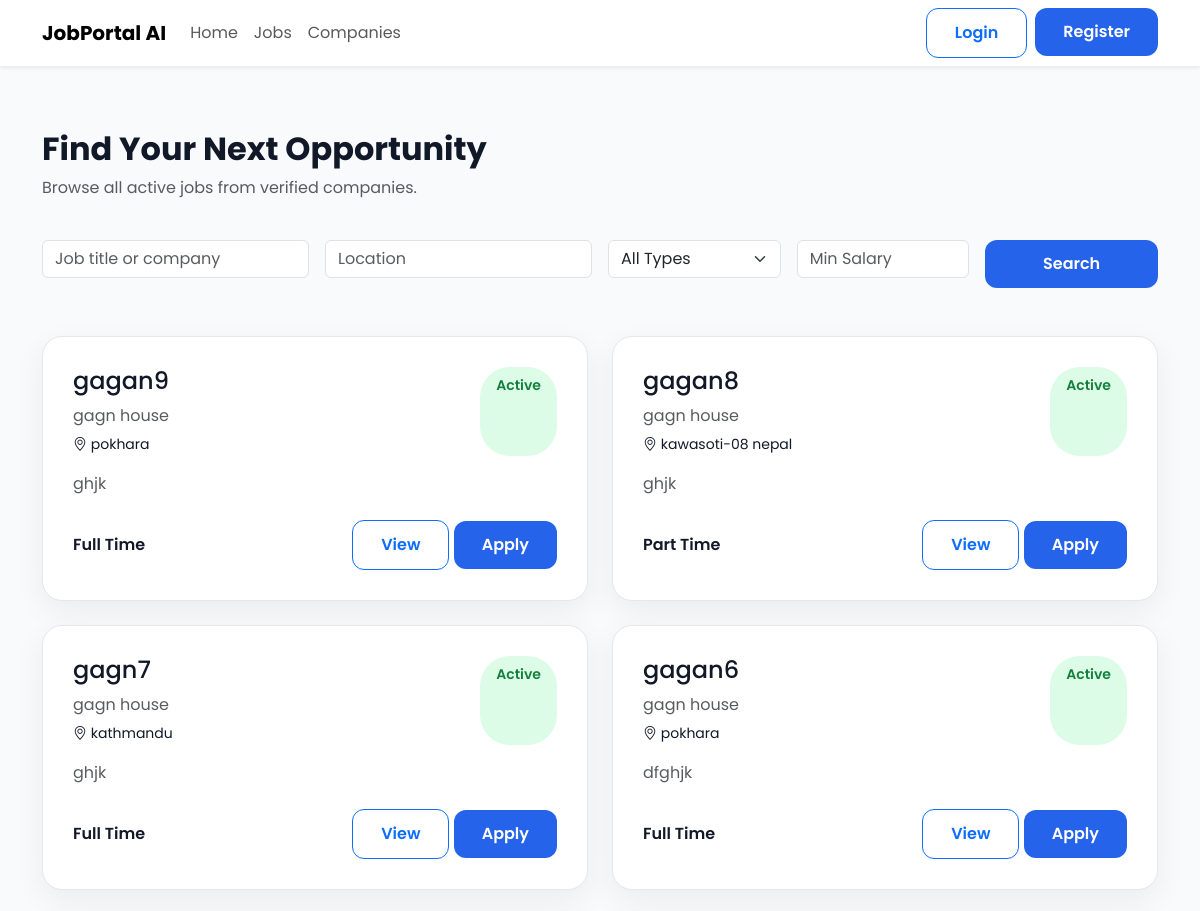
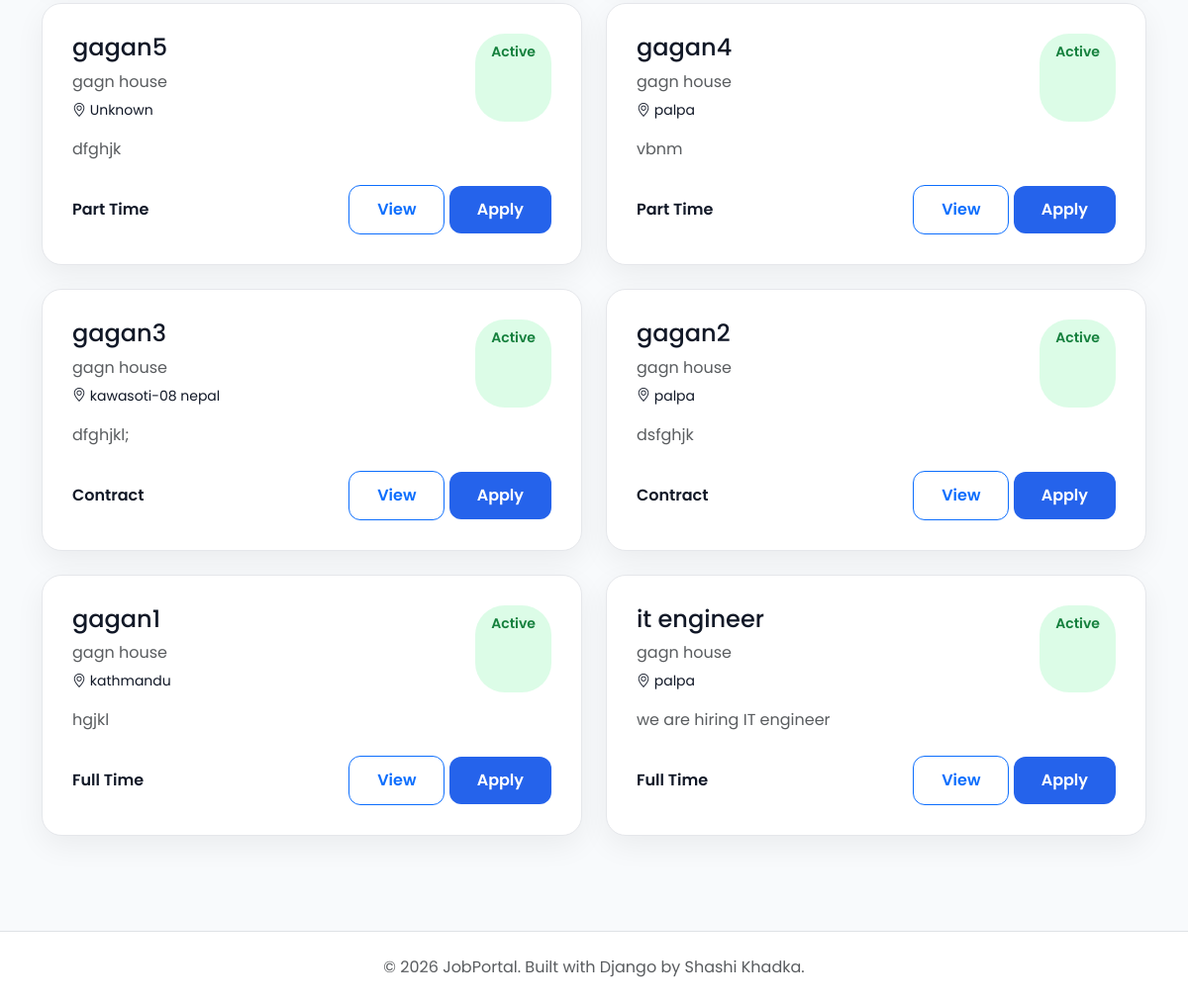
The page /jobs/ on the database as committed earlier (2 pictures, top to bottom).
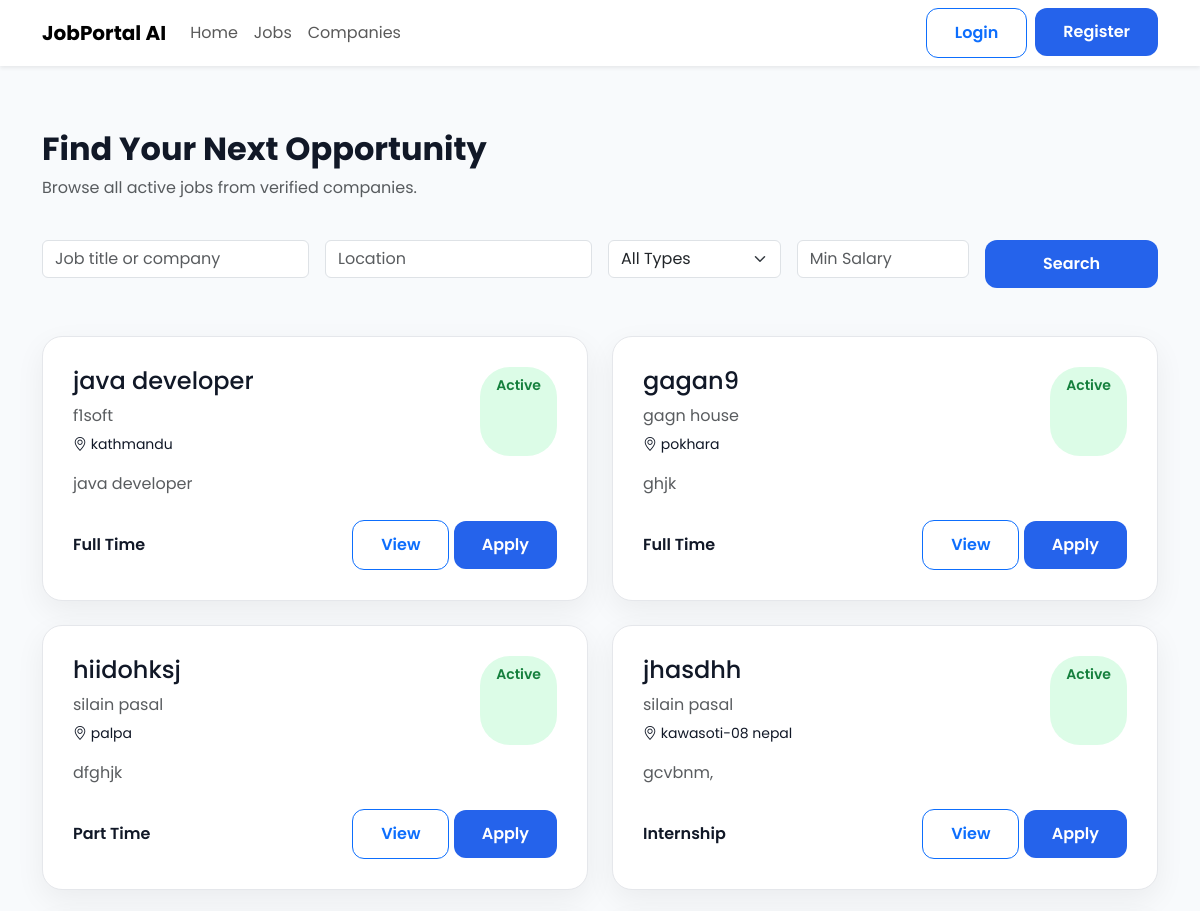
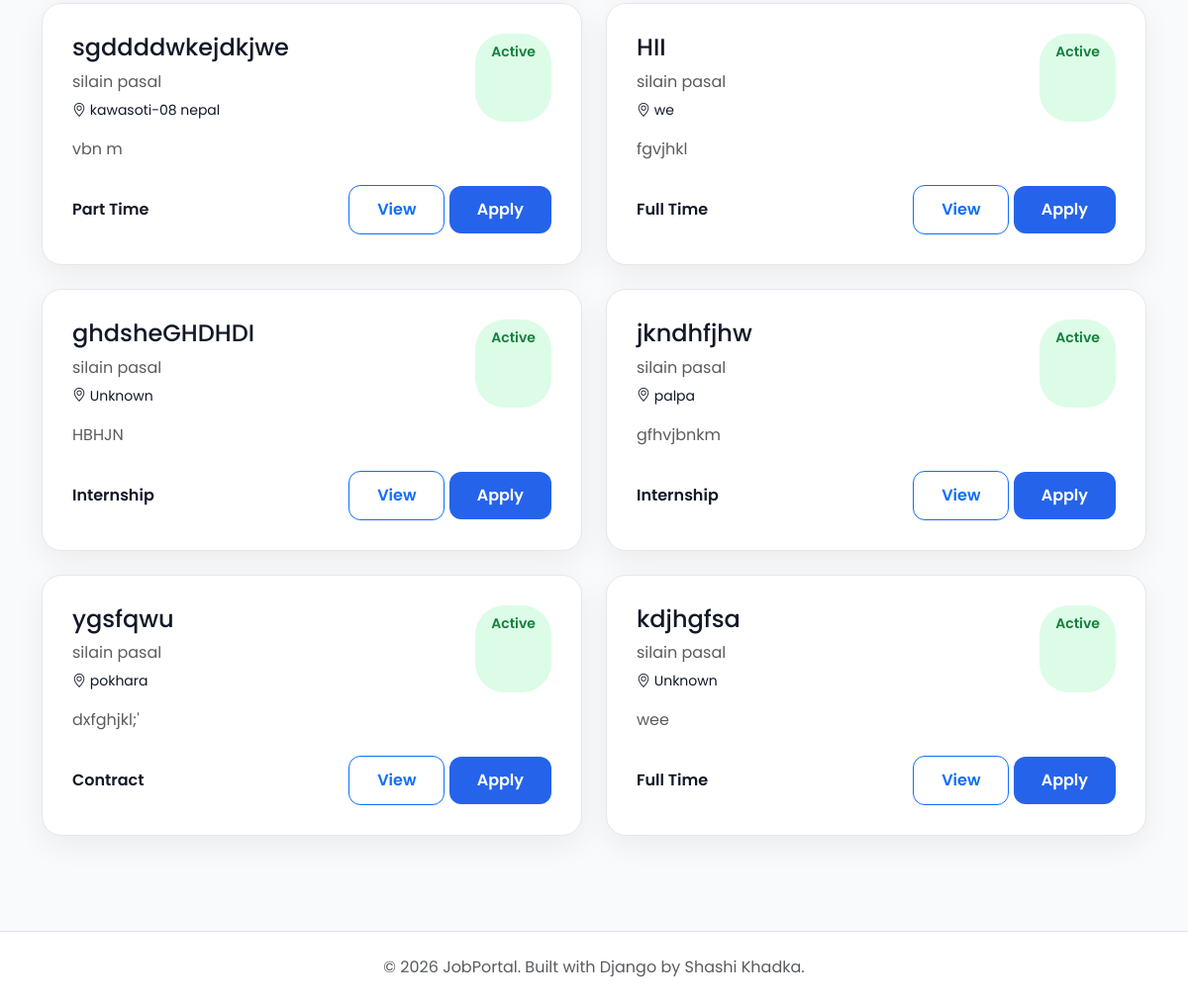
The same page on the database as committed later (2 pictures, top to bottom).
### jobs/models.py (models this page shows, shortened)
class Job(models.Model):
    class EmploymentType(models.TextChoices):
        FULL_TIME = "Full Time"
        PART_TIME = "Part Time"
        INTERNSHIP = "Internship"
        CONTRACT = "Contract"
    class ExperienceLevel(models.TextChoices):
        ENTRY =  "Entry Level"
        MID =  "Mid Level"
        SENIOR = "Senior Level"
    company = models.ForeignKey(Company,on_delete=models.CASCADE,related_name="jobs")
    title = models.CharField(max_length=200)
    slug = models.SlugField(unique=True,blank=True)
    description = models.TextField()
    location = models.CharField(max_length=150)
    employment_type = models.CharField(max_length=20,choices=EmploymentType.choices)
    experience_level = models.CharField( max_length=20, choices=ExperienceLevel.choices )
    salary_min = models.PositiveIntegerField()
    salary_max = models.PositiveIntegerField()
    vacancies = models.PositiveIntegerField(default=1)
    deadline = models.DateField()
    is_active = models.BooleanField(default=True)
    created_at = models.DateTimeField(auto_now_add=True)
    updated_at = models.DateTimeField(auto_now=True)

### companies/models.py (models this page shows, shortened)
class Company(models.Model):
    owner = models.OneToOneField(settings.AUTH_USER_MODEL,on_delete=models.CASCADE,related_name="company")
    company_name = models.CharField(max_length=200)
    slug = models.SlugField(unique=True, blank=True)
    logo = models.ImageField( upload_to="company_logos/", blank=True, null=True)
    description = models.TextField()
    website = models.URLField(blank=True)
    email = models.EmailField()
    phone = models.CharField(max_length=20)
    address = models.TextField()
    location = models.CharField(max_length=255)
    city = models.CharField(max_length=100)
    country = models.CharField(max_length=100)
    established_date = models.DateField()
    employee_count = models.PositiveIntegerField()
    created_at = models.DateTimeField(auto_now_add=True)
    updated_at = models.DateTimeField(auto_now=True)

### landingpage/views.py (the view)
# urls.py: path("jobs/", PublicJobListView.as_view(), name="job-list"),
class PublicJobListView(ListView):
    model = Job
    template_name = "jobs/public_job_list.html"
    context_object_name = "jobs"
    paginate_by = 10
    def get_queryset(self):
        queryset = Job.objects.filter(is_active=True)
        keyword = self.request.GET.get("keyword")
        location = self.request.GET.get("location")
        if keyword:
            queryset = queryset.filter(title__icontains=keyword)
        if location:
            queryset = queryset.filter(location__icontains=location)
        return queryset.order_by("-created_at")

### templates/jobs/public_job_list.html (shortened to what this page needs)
{% extends "public_base.html" %}
{% block content %}
<div class="container py-5">
    <div class="row mb-4">
        <div class="col-lg-8">
            <h2 class="fw-bold">
                Find Your Next Opportunity
            </h2>
            <p class="text-muted">
                Browse all active jobs from verified companies.
            </p>
        </div>
    </div>
    <form method="GET" class="row g-3 mb-5">
        <div class="col-md-3">
            <input
                type="text"
                class="form-control"
                name="keyword"
                placeholder="Job title or company"
                value="{{ request.GET.keyword }}">
        </div>
        <div class="col-md-3">
            <input
                type="text"
                class="form-control"
                name="location"
                placeholder="Location"
                value="{{ request.GET.location }}">
        </div>
        <div class="col-md-2">
            <select name="employment_type" class="form-select">
                <option value="">All Types</option>
            </select>
        </div>
        <div class="col-md-2">
            <input
                type="number"
                class="form-control"
                name="min_salary"
                placeholder="Min Salary"
                value="{{ request.GET.min_salary }}">
        </div>
        <div class="col-md-2">
            <button class="btn btn-primary w-100">
                Search
            </button>
        </div>
    </form>
    <div class="row g-4">
        {% for job in jobs %}
        <div class="col-lg-6">
            <div class="job-card">
                <div class="d-flex justify-content-between">
                    <div>
                        <h4>
                            {{ job.title }}
                        </h4>
                        <p class="text-muted mb-1">
                            {{ job.company.company_name }}
                        </p>
                        <small>
                            <i class="bi bi-geo-alt"></i>
                            {{ job.location }}
                        </small>
                    </div>
                 <span class="status-badge">
                   Active
                 </span>
                </div>
                <p class="mt-3 text-muted">
                    {{ job.description|truncatewords:25 }}
                </p>
                <div class="d-flex justify-content-between align-items-center mt-4">
                    <span class="fw-semibold">
                        {{ job.get_employment_type_display }}
                    </span>
                    <div>
                        <a href="{% url 'job-detail' job.pk %}"
                           class="btn btn-outline-primary">
                            View
                        </a>
                        <a href="{% url 'apply-job' job.pk %}"
                           class="btn btn-primary">
                            Apply
                        </a>
                    </div>
                </div>
            </div>
        </div>
        {% empty %}
        <div class="text-center py-5">
            <h4>
                No Jobs Found
            </h4>
        </div>
        {% endfor %}
    </div>
</div>
{% endblock %}

Rows that differ between the two databases and show on the page:
no longer on this page (row edited): Job: title "gagan8", company.company_name "gagn house", location "kawasoti-08 nepal", description "ghjk", employment_type "Part Time"
no longer on this page (row edited): Job: title "gagn7", company.company_name "gagn house", location "kathmandu", description "ghjk", employment_type "Full Time"
no longer on this page (row edited): Job: title "gagan6", company.company_name "gagn house", location "pokhara", description "dfghjk", employment_type "Full Time"
no longer on this page (row edited): Job: title "gagan5", company.company_name "gagn house", location "Unknown", description "dfghjk", employment_type "Part Time"
no longer on this page (row edited): Job: title "gagan4", company.company_name "gagn house", location "palpa", description "vbnm", employment_type "Part Time"
no longer on this page (row edited): Job: title "gagan3", company.company_name "gagn house", location "kawasoti-08 nepal", description "dfghjkl;", employment_type "Contract"
no longer on this page (row edited): Job: title "gagan2", company.company_name "gagn house", location "palpa", description "dsfghjk", employment_type "Contract"
no longer on this page (row edited): Job: title "gagan1", company.company_name "gagn house", location "kathmandu", description "hgjkl", employment_type "Full Time"
no longer on this page (row edited): Job: title "it engineer", company.company_name "gagn house", location "palpa", description "we are hiring IT engineer", employment_type "Full Time"
added Job: title "java developer", company.company_name "f1soft", location "kathmandu", description "java developer", employment_type "Full Time"
now on this page (row unchanged): Job: title "hiidohksj", company.company_name "silain pasal", location "palpa", description "dfghjk", employment_type "Part Time"
now on this page (row unchanged): Job: title "jhasdhh", company.company_name "silain pasal", location "kawasoti-08 nepal", description "gcvbnm,", employment_type "Internship"
now on this page (row unchanged): Job: title "sgddddwkejdkjwe", company.company_name "silain pasal", location "kawasoti-08 nepal", description "vbn m", employment_type "Part Time"
now on this page (row unchanged): Job: title "HII", company.company_name "silain pasal", location "we", description "fgvjhkl", employment_type "Full Time"
now on this page (row unchanged): Job: title "ghdsheGHDHDI", company.company_name "silain pasal", location "Unknown", description "HBHJN", employment_type "Internship"
now on this page (row unchanged): Job: title "jkndhfjhw", company.company_name "silain pasal", location "palpa", description "gfhvjbnkm", employment_type "Internship"
now on this page (row unchanged): Job: title "ygsfqwu", company.company_name "silain pasal", location "pokhara", description "dxfghjkl;'", employment_type "Contract"
now on this page (row unchanged): Job: title "kdjhgfsa", company.company_name "silain pasal", location "Unknown", description "wee", employment_type "Full Time"
